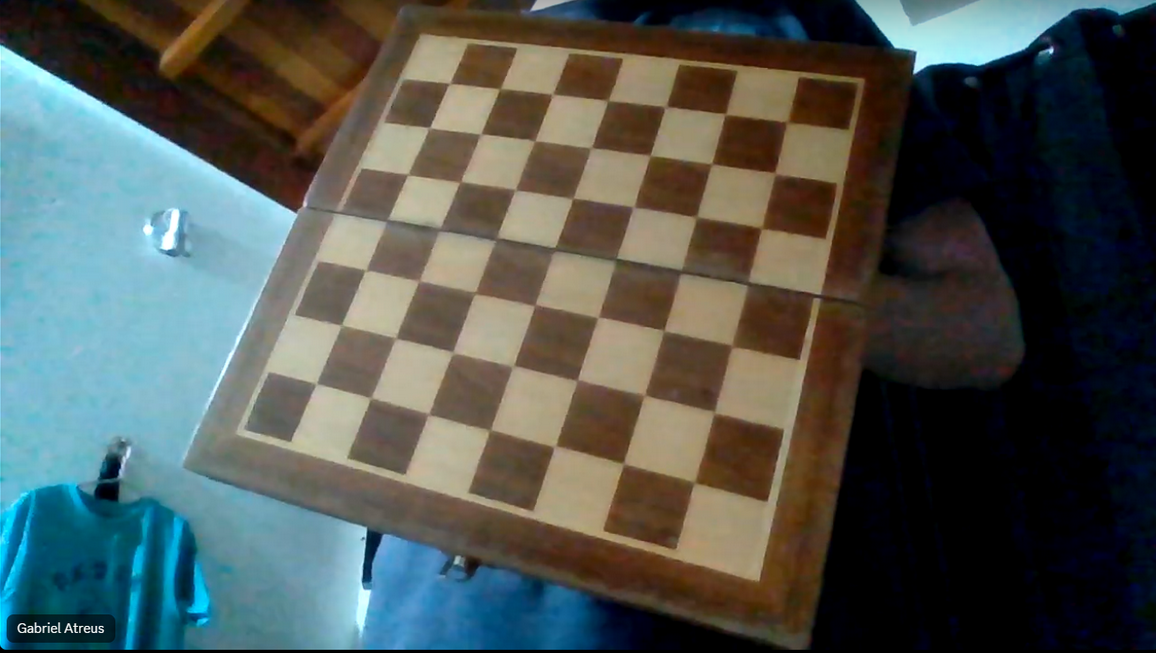
#> input picture TA2/image.png, 1156 x 653 px
$ python ta2.py
#> lines starting #> are read from the running program, lines starting #| are printed output that depends on the picture
import numpy as np
import cv2 as cv
import sys

numImg = 0

def exibirImagem(img):
    cv.imshow("Imagem Carregada", img)
    cv.waitKey(0)
    cv.destroyAllWindows()

def salvarImagem(img):
    global numImg
    numImg += 1
    cv.imwrite("img"+str(numImg)+".jpg",img)


oPoints = []
iPoints = []
criterio = (cv.TERM_CRITERIA_EPS + cv.TERM_CRITERIA_MAX_ITER, 30, 0.001)

objectP = np.zeros((6*7,3), np.float32)
objectP[:,:2] = np.mgrid[0:7,0:6].T.reshape(-1,2)

img = cv.imread("image.png")
#> img is the input picture: shape (653, 1156, 3); mean B, G, R 82.3, 86.1, 79
gray = cv.cvtColor(img, cv.COLOR_BGR2GRAY)
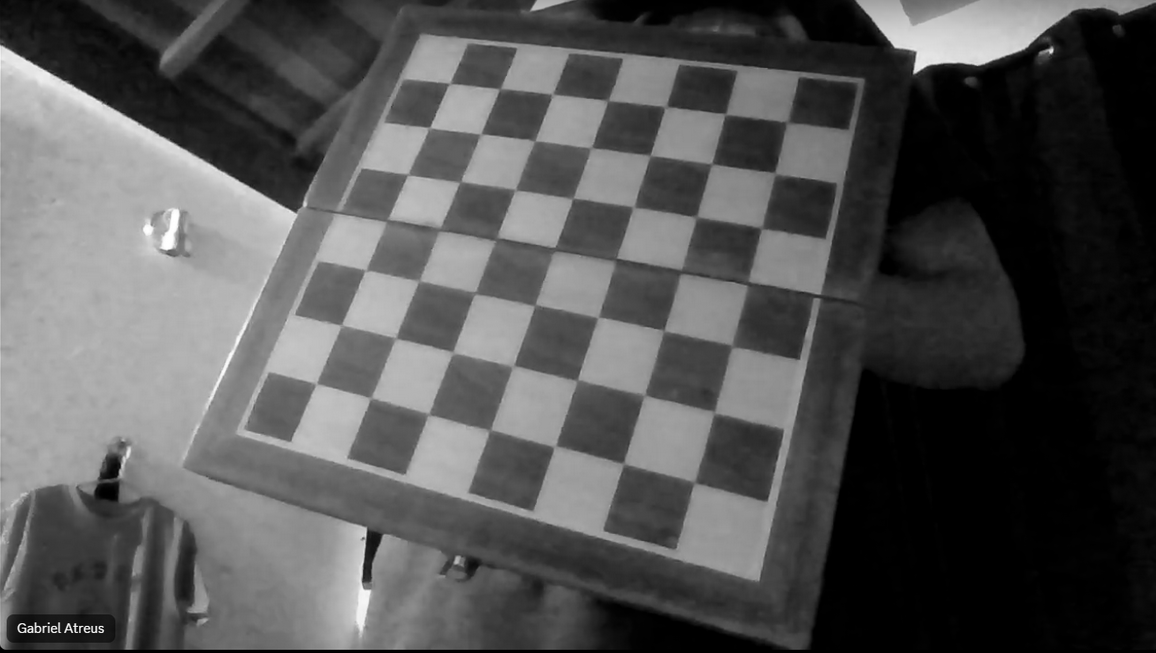
#> gray: shape (653, 1156); min 0, max 255, mean 83.6
encontrado, corners = cv.findChessboardCorners(gray, (7,6), None)
#> encontrado = False; corners = None
if encontrado == True:
    oPoints.append(objectP)
    corners2 = cv.cornerSubPix(gray,corners, (11,11), (-1,-1), criterio)
    iPoints.append(corners2)
    cv.drawChessboardCorners(img, (7,6), corners2, encontrado)
    exibirImagem(img)
    salvarImagem(img)

#> (the run stopped early here; a loop or call above may not have finished)
